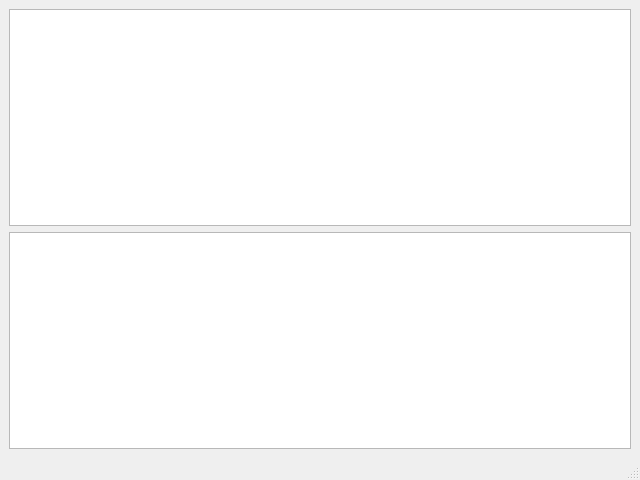
<?xml version="1.0" encoding="UTF-8"?>
<ui version="4.0">
 <class>MainWindow</class>
 <widget class="QMainWindow" name="MainWindow">
  <property name="geometry">
   <rect>
    <x>0</x>
    <y>0</y>
    <width>640</width>
    <height>480</height>
   </rect>
  </property>
  <property name="windowTitle">
   <string>List</string>
  </property>
  <widget class="QWidget" name="centralwidget">
   <layout class="QGridLayout" name="gridLayout">
    <item row="5" column="0">
     <widget class="QTableView" name="tableView"/>
    </item>
    <item row="0" column="0">
     <widget class="QTableView" name="tableView2"/>
    </item>
   </layout>
  </widget>

<!--  <widget class="QMenuBar" name="menubar">-->
<!--   <property name="geometry">-->
<!--    <rect>-->
<!--     <x>0</x>-->
<!--     <y>0</y>-->
<!--     <width>640</width>-->
<!--     <height>22</height>-->
<!--    </rect>-->
<!--   </property>-->
<!--   <widget class="QMenu" name="menuFile">-->
<!--    <property name="title">-->
<!--     <string>Fi&amp;le</string>-->
<!--    </property>-->
<!--    <addaction name="actionNewCrate"/>-->
<!--    <addaction name="separator"/>-->
<!--    <addaction name="actionNewBox"/>-->
<!--    <addaction name="separator"/>-->
<!--    <addaction name="actionExit"/>-->
<!--   </widget>-->
<!--   <widget class="QMenu" name="menuRun">-->
<!--   <property name="title">-->
<!--    <string>Run</string>-->
<!--   </property>-->
<!--    <addaction name="actionRun"/>-->
<!--   </widget>-->
<!--   <addaction name="menuFile"/>-->
<!--   <addaction name="menuRun"/>-->
<!--  </widget>-->

  <widget class="QStatusBar" name="statusbar"/>
  <action name="actionNewCrate">
   <property name="text">
    <string>Add Crate</string>
   </property>
  </action>
  <action name="actionNewBox">
   <property name="text">
    <string>Add Box</string>
   </property>
  </action>
  <action name="actionExit">
   <property name="text">
    <string>Exit</string>
   </property>
  </action>
   <action name="actionRun">
   <property name="text">
    <string>Run Single</string>
   </property>
  </action>
 </widget>
 <action name="actionRunMul">
   <property name="text">
    <string>Run Multiple</string>
   </property>
  </action>
 <resources/>
 <connections/>
</ui>
